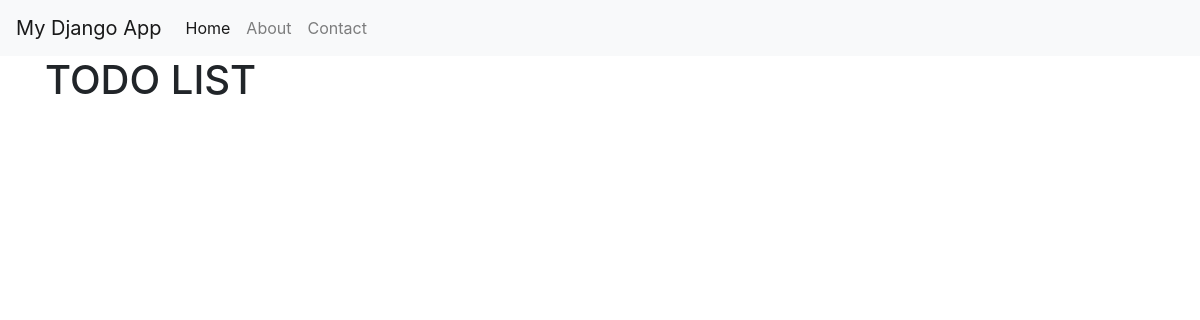
Before: /app/todos/ with the older database file.
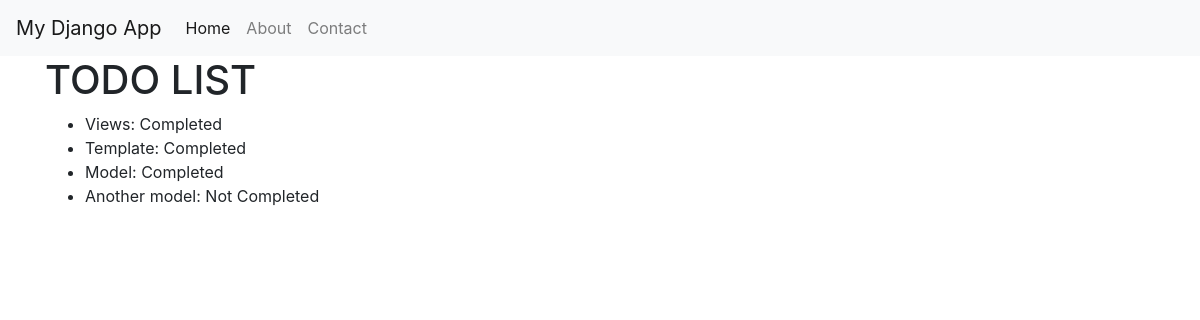
After: the same page with the newer database file.
### myapp/models.py (models this page shows)
class TodoItem(models.Model):
    title = models.CharField(max_length=200)
    completed = models.BooleanField(default=False)

### myapp/views.py (the view)
# urls.py: path("todos/", views.todos, name="todos")
def todos(request):
    items = TodoItem.objects.all()
    return render(request, "todos.html", {"todos": items})

### myapp/templates/todos.html (shortened to what this page needs)
{% extends "base.html" %}
{% block content %}
<h1> TODO LIST </h1>
<ul>
    {% for todo in todos %}
    <li>
        {{ todo.title }}: {% if todo.completed %}Completed{% else %}Not Completed{% endif %}
    </li>
    {% endfor %}
</ul>
{% endblock %}

### myapp/templates/base.html (shortened to what this page needs)
<!DOCTYPE html>
<html lang="en">
  <head>
    <link rel="stylesheet" href="https://stackpath.bootstrapcdn.com/bootstrap/4.3.1/css/bootstrap.min.css"  rel="stylesheet" />
  </head>
  <body>
    <nav class="navbar navbar-expand-lg navbar-light bg-light">
      <a class="navbar-brand" href="#">My Django App</a>
      <div class="collapse navbar-collapse" id="navbarNav">
        <ul class="navbar-nav">
          <li class="nav-item active">
            <a class="nav-link" href="#">Home</a>
          </li>
          <li class="nav-item">
            <a class="nav-link" href="#">About</a>
          </li>
          <li class="nav-item">
            <a class="nav-link" href="#">Contact</a>
          </li>
        </ul>
      </div>
    </nav>
    <div class="container">{% block content %} {% endblock %}</div>
  </body>
</html>

Changed rows visible on the page:
added TodoItem: title "Views", completed "Completed"
added TodoItem: title "Template", completed "Completed"
added TodoItem: title "Model", completed "Completed"
added TodoItem: title "Another model", completed "Not Completed"
